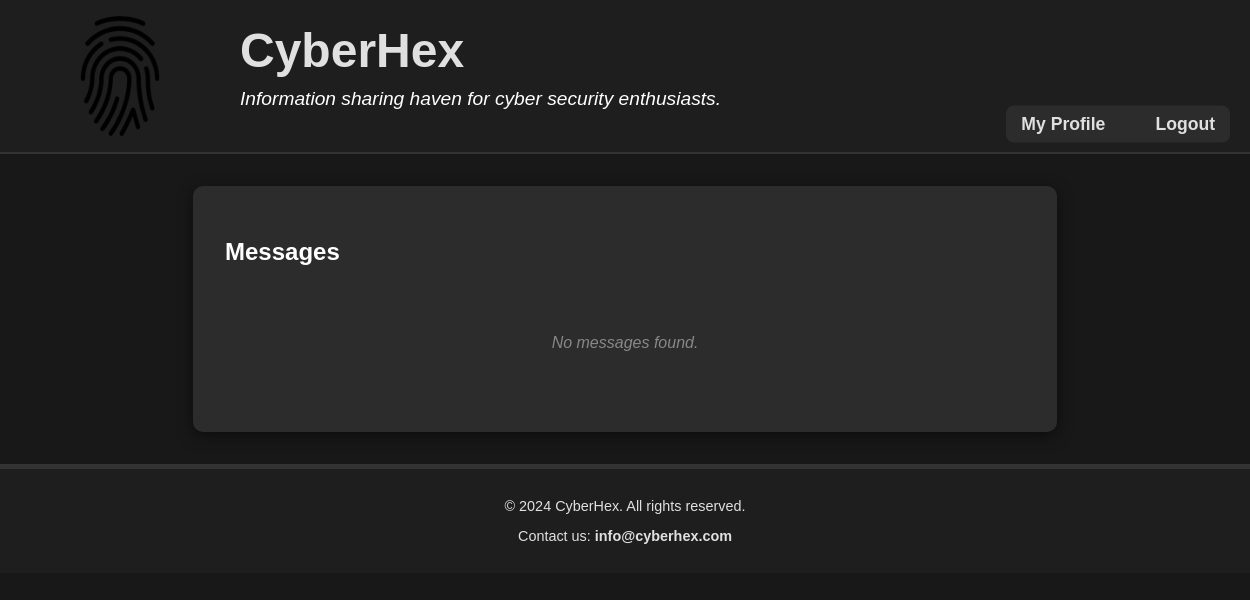
Before: /messages/ (signed in) with the older database file.
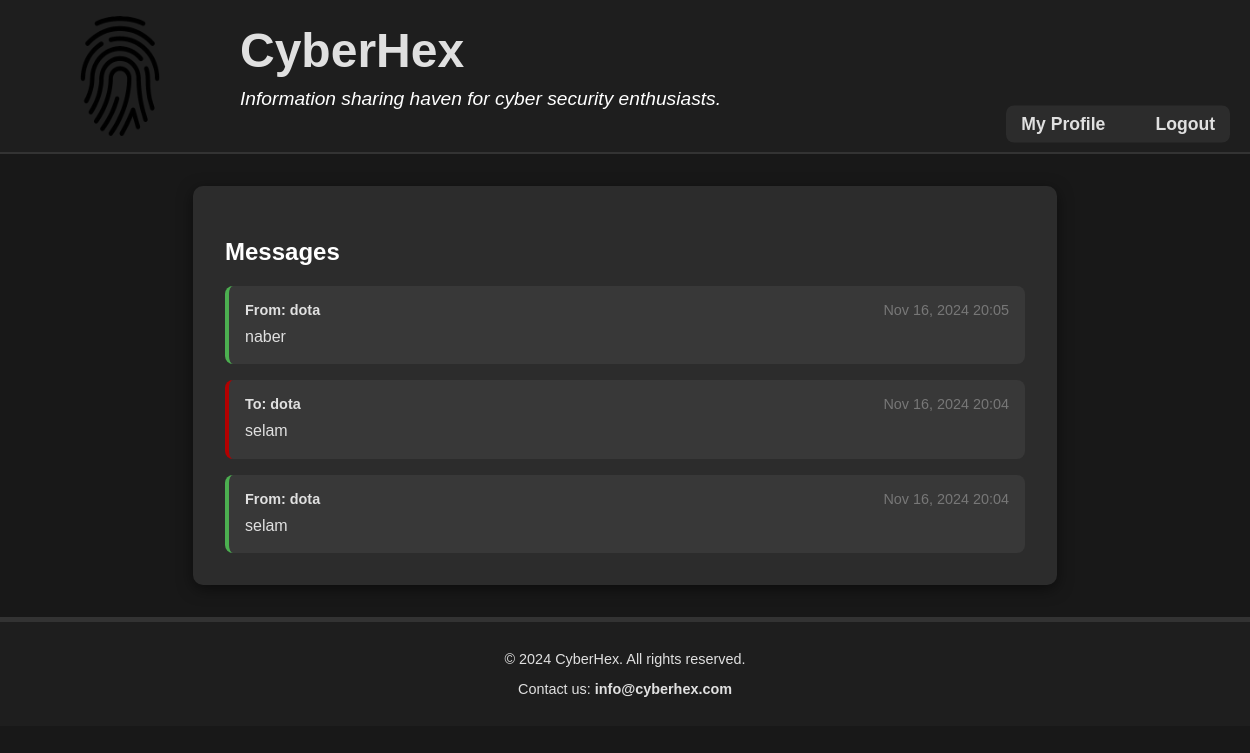
After: the same page with the newer database file.
### private_messages/models.py (models this page shows, shortened)
class Message(models.Model):
    sender = models.ForeignKey(User, related_name="sent_messages", on_delete=models.CASCADE)
    receiver = models.ForeignKey(User, related_name="received_messages", on_delete=models.CASCADE)
    content = models.TextField()
    timestamp = models.DateTimeField(auto_now_add=True)
    read = models.BooleanField(default=False)

### user_accounts/models.py (models this page shows)
class User(AbstractUser):
    pass

### private_messages/views.py (the view)
# urls.py: path('', views.inbox, name='inbox'),
@login_required(login_url='login')
def inbox(request):
    messages = Message.objects.filter(
        Q(sender=request.user) | Q(receiver=request.user)
    ).order_by('-timestamp')
    return render(request, 'private_messages/inbox.html', {
        'messages': messages,
        'user': request.user
    })

### private_messages/templates/private_messages/inbox.html
{% extends 'layout.html' %}
{% block content %}
<section class="messages-container">
    <div class="messages-card">
        <div class="sent-messages-section">
            <h2>Messages</h2>
        </div>
        {% if messages %}
            <div class="messages-list">
                {% for message in messages %}
                    <div class="message-item {% if message.sender == user %}sent{% else %}received{% endif %}">
                        <div class="message-header">
                            {% if message.sender == user %}
                                <span class="message-to">To: {{ message.receiver.username }}</span>
                            {% else %}
                                <span class="message-from">From: {{ message.sender.username }}</span>
                            {% endif %}
                            <span class="message-time">{{ message.timestamp|date:"M d, Y H:i" }}</span>
                        </div>
                        <div class="message-content">
                            {{ message.content }}
                        </div>
                    </div>
                {% endfor %}
            </div>
        {% else %}
            <div class="no-messages">
                <p>No messages found.</p>
            </div>
        {% endif %}
    </div>
</section>
{% endblock %}

Changed rows visible on the page:
added Message: sender.username "dota", timestamp "Nov 16, 2024 20:05", content "naber"
added Message: receiver.username "dota", timestamp "Nov 16, 2024 20:04", content "selam"
added Message: sender.username "dota", timestamp "Nov 16, 2024 20:04", content "selam"
Other visible differences:
text no longer shown: "No messages found."
